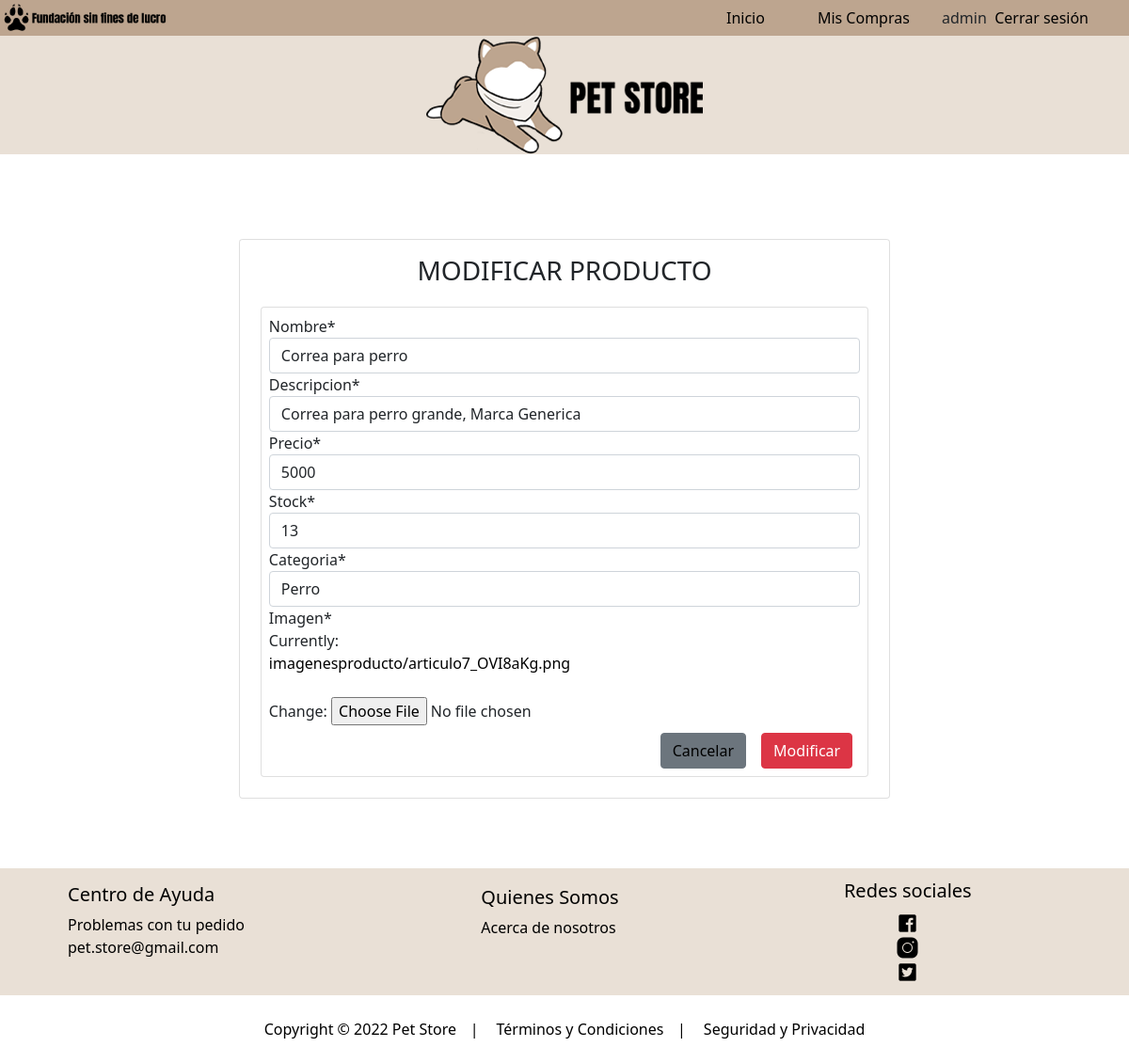
The app's page /editproducto/8/ (signed in) with its own data.
### core/models.py (models this page shows, shortened)
class Productos(models.Model):
    nombre = models.CharField(max_length=100)
    imagen = models.ImageField(upload_to="imagenesproducto", null=True)
    descripcion = models.CharField(max_length=500)
    precio = models.IntegerField()
    stock = models.IntegerField(null=True, default=0)
    categoria = models.ForeignKey(Categorias, on_delete=models.PROTECT)
    class Meta:
        db_table = 'productos'
        verbose_name = 'Producto'
        verbose_name_plural = 'Productos'
        ordering = ['id']

class Categorias(models.Model):
    nombre = models.CharField(max_length=100)
    def __str__(self):
        return self.nombre
    class Meta:
        db_table = "categorias"
        verbose_name = 'Categoria'
        verbose_name_plural = 'Categorias'
        ordering = ['id']

### core/views.py (the view, shortened to what this page needs)
# urls.py: path('editproducto/<id>/', views.editarProducto, name='editproducto'),
@login_required(login_url='/login')
def editarProducto(request, id):
    producto = get_object_or_404(Productos, id=id)
    data = {
        'form': ProductoForm(instance=producto)
    }
    return render(request, 'core/producto/modificar.html', data)

### core/forms.py
class ProductoForm(ModelForm):
    class Meta:
        model = Productos
        fields = ["nombre", "descripcion", "precio", "stock", "categoria", "imagen"]

### core/templates/core/producto/modificar.html
{% extends 'core/plantilla.html' %}
{% load static %}
{% load crispy_forms_tags %}
{% block contenido %}
<div class="container-fluid">
    <div class="row">
        <div class="col-sm-8 mx-auto animate__animated animate__backInRight animate__delay-0.5s mt-3">
            {{ mensaje }} {% load crispy_forms_tags %}
            <div class="card p-2">
                <h3 class="animate__animated animate__bounceInDown animate__delay-1s text-center my-2">MODIFICAR PRODUCTO</h3>
                <div class="card body p-2">
                    <form action="" method="post" enctype="multipart/form-data">
                        {% csrf_token %} {{ form | crispy }}
                        <div class="d-flex justify-content-end">
                            <a href="/listarproductos" class="btn btn-secondary mt-2 mx-2" button ">Cancelar</a>
                            <button type="submit " class="btn btn-danger mt-2 mx-2 " button ">Modificar</a>
                        </div>
                    </form>
                </div>
            </div>
        </div>
    </div>
</div>
</div>
{% endblock %}

### core/templates/core/plantilla.html (shortened to what this page needs)
{% load static %}
<!DOCTYPE html>
<html lang="es">
<head>
    <link rel="stylesheet" href="{% static 'core/css/estilo.css' %}">
    <link href="https://cdn.jsdelivr.net/npm/bootstrap@5.1.3/dist/css/bootstrap.min.css" rel="stylesheet"
>
</head>
<body>
    <div id="header1">
        <div id="logo">
            <img src="{% static 'core/img//logo pequeño.png' %}" alt="logop" style="margin: 0 0 0 0; width: 35%;">
           </div>
        <div id="menu">
        <div id="iniciar">
          <button type="submit" class="btn btn-btn-light" >
        </button>
      </div>
      <div id="vercom">
        <button type="submit" class="btn btn-btn-light" >
        <a href="{% url 'home' %}">Inicio</a>
    </button>
    </div>
            <div id="iniciar">
              <button type="submit" class="btn btn-btn-light" >
                {% if user.is_authenticated %}
                <a href="{% url 'vercompras' %}">Mis Compras</a>
                {{user.username}}&nbsp;
                <a href="{% url 'logout' %}">Cerrar sesión</a>
                {% else %}
                <a href="{% url 'login' %}">Iniciar sesión</a>
                {% endif %}
            </button>
          </div>
            </div>
    </div>
    <div id="logo2">
      <img src="{% static 'core/img/logo3.png' %}" alt="">
    </div>
    <div class="container">
            {% block contenido %}
            {% endblock %}
    <footer>
      <div id="piepag">
        <div id="centro">
          <div class="container">
            <h5> Centro de Ayuda</h5>
            <a href="{% url 'problemasPedido' %}"><span class="otherPage">Problemas con tu pedido</span></a>
            <a href="mailto:pet.store@gmail.com"><span class="otherPage">pet.store@gmail.com</span></a>
        </div>
        </div>
        <div id="Pet">
          <div class="container">
            <h5> Quienes Somos</h5>
            <a href="{% url 'nosotros' %}"><span class="otherPage">Acerca de nosotros</span></a>
        </div>
        </div>
        <div id="redess">
            <h5> Redes sociales</h5>
            <a href="https://www.facebook.com/Pet-Store-111594554881435"><img src="{% static 'core/img/facebook.png' %}" alt="" a>
            <a href="https://www.instagram.com/petstore640/"><img src="{% static 'core/img/Instagram.png' %}" alt="" a>
            <a href="https://twitter.com/PETSTORE_1"><img src="{% static 'core/img/twitter.png' %}" alt="" a>
        </div>
      </div>
      <div id="copyr">
        <div id="cop">
          <div class="container1">
            <a>Copyright © 2022 Pet Storeㅤ|ㅤ</a>
            <a href="{% url 'terminosycondiciones' %}">Términos y Condicionesㅤ|ㅤ</a>
            <a href="{% url 'terminosycondiciones' %}">Seguridad y Privacidad</a>
        </div>
        </div>
        </div>
    </footer>
  </body>
  </html>
</body>
</html>

### core/static/core/css/estilo.css (style rules this page uses)
* { padding: 0; margin: 0; }
#header1 { display: flex; background-color: #BDA58F; justify-content: space-between; align-items: center; }
.container { padding: 5%; }
#menu { display: flex; justify-content: space-between; }
#iniciar>button>a { margin: 0 30px 0 0; color: #000000; text-decoration: none; font-size: 1.3; padding-top: 1px; }
#vercom>button>a { margin: 0 30px 0 0; color: #000000; text-decoration: none; font-size: 1.3; padding-top: 1px; }
#logo { margin: 0 30px 0 0; }
.card { background-color: #F3EFEB; display: flex; margin: 2%; justify-content: space-around; }
#piepag { background-color: #E9E0D6; color: #000000; display: flex; justify-content: space-between; }
.container a { color: #000000; text-decoration: none; display: flex; flex-direction: column; text-align: start; }
#centro { margin: -1% 0 1% 5%; display: flex; flex-direction: column; text-align: start; }
#Pet { margin: -2.5% 0 1% 5%; display: flex; flex-direction: column; text-align: start; }
#redess { margin: 1% 0 1% 5%; display: flex; flex-direction: column; text-align: center; }
#copyr { background-color: #FFFFFF; color: #000000; display: flex; justify-content: center; padding: 3vh; }
.container1 a { color: #000000; text-decoration: none; }
#cop { display: flex; justify-content: space-between; }
#logo2 { background-color: #E9E0D6; display: flex; justify-content: center; }
body { font-family: monospace; }
.container { width: 100%; max-width: 1000px; margin: auto; }
body { font-family: 'Roboto', sans-serif; background: #E5E5E5; }
* { box-sizing: border-box; }

### records on screen
Productos: nombre "Correa para perro", descripcion "Correa para perro grande, Marca Generica", precio "5000", stock "13", categoria "Perro"

### other values on screen
{{ user.username }} "admin"
